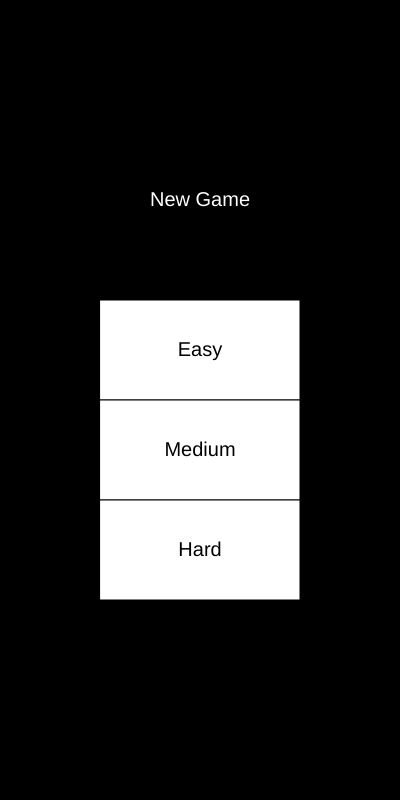
Frame 1 (no input)
Frame 60 (no input): identical to frame 1, image omitted
Frame 120 (the mouse pressed at the canvas centre since frame 60): identical to frame 1, image omitted

The p5.js sketch that drew this single still picture (run headless with seeded random() and noise() and a simulated clock; from frame 60 on, the mouse is pressed at the canvas centre):

// p5.js sketch
// ── sketch.js
const WIDTH = 400;
const HEIGHT = 800;

var BACKGROUNDCOLOUR;

var RED;
var BLUE;
var GREEN;
var YELLOW;
var NOCOLOUR;
var colours;

const NUMCOLOURS = 4;

const MAXROUNDS = 10;

class GameState {
  static MENU = new GameState(0);
  static GAME = new GameState(1);

  constructor(val) {
    this.id = val;
  }

  getState() {
    return id;
  }

  id;
};

var currentState;

var debugText = "";

var difficultyFactor = 0;

var correctColours;

var selectedColours;

var roundCounter;

var colourIndex = 0;

function defineGlobals() {
  currentState = GameState.MENU;
  RED = color(255, 0, 0);
  GREEN = color(0, 255, 0);
  BLUE = color(0, 0, 255);
  YELLOW = color(255, 255, 0);
  NOCOLOUR = color(255);
  colours = [RED, BLUE, GREEN, YELLOW];
  BACKGROUNDCOLOUR = color(0);
  roundCounter = 0;
  colourIndex = 0;
}

function drawMenu() {
  textAlign(CENTER, CENTER);
  fill(255);
  textSize(20);
  text("New Game", 200, 200);

  rect(100, 300, 200, 100);
  rect(100, 400, 200, 100);
  rect(100, 500, 200, 100);
  push();
  {
    fill(0);
    text("Easy", 200, 350)
    text("Medium", 200, 450)
    text("Hard", 200, 550)
  }
  pop();
}

function setupGame() {
  correctColours = new Array(difficultyFactor);

  for (let i = 0; i < difficultyFactor; i++) {
    correctColours[i] = floor(random(0, NUMCOLOURS));
  }
  selectedColours = new Array(MAXROUNDS);
  for (let i = 0; i < MAXROUNDS; i++) {
    selectedColours[i] = new Array(difficultyFactor);
    for (let j = 0; j < difficultyFactor; j++) {
      selectedColours[i][j] = NOCOLOUR;
    }

  }
}

function clearSelectedColours() {
  for (let i = 0; i < difficultyFactor; i++) {
    selectedColours[roundCounter][i] = NOCOLOUR;
  }
  colourIndex = 0;
}

function selectColour(colourVal) {
  if (colourIndex == difficultyFactor) {
    return;
  }
  selectedColours[roundCounter][colourIndex++] = colours[colourVal];
}


function drawGame() {
  for (let j = 0; j < MAXROUNDS + 1; j++) {
    let xVal = 50;
    let offsetVal = 200 / (difficultyFactor - 1);
    for (let i = 0; i < difficultyFactor; i++) {
      if (j == 0) {
        fill(colours[correctColours[i]]);
      }
      else {
        log(i, j);
        fill(selectedColours[j - 1][i]);
      }
      circle(xVal, 200 + (j * 35), 30);
      xVal = xVal + offsetVal;
    }
  }
  let xVal = 50;
  let offsetVal = 300 / (3);
  for (let i = 0; i < NUMCOLOURS; i++) {
    fill(colours[i]);
    circle(xVal, HEIGHT - 150, 100);
    xVal = xVal + offsetVal;
  }
  push();
  {
    fill(128);
    rect(0, HEIGHT - 100, 200, 100, 75);
    fill(107, 22, 162);
    rect(200, HEIGHT - 100, 200, 100, 75);
    fill(0);
    textSize(50);
    text("Clear", 100, HEIGHT - 50);
    text("Enter", 300, HEIGHT - 50);
  }
  pop();
}

function setup() {
  createCanvas(WIDTH, HEIGHT);
  defineGlobals();
}

function draw() {
  background(BACKGROUNDCOLOUR);
  if (currentState == GameState.MENU) {
    drawMenu();
  }
  if (currentState == GameState.GAME) {
    drawGame();
  }
  push();
  {
    fill(255, 0, 0);
    text(debugText, WIDTH / 2, HEIGHT - 100);
  }
  pop();
}


function mouseClicked() {
  if (currentState == GameState.MENU) {
    if (((mouseX > 100) && (mouseX < 300)) && ((mouseY > 300) && (mouseY < 600))) {
      let y = floor((mouseY - 300) / 100);
      switch (y) {
        case 0:
          difficultyFactor = 4;
          break;
        case 1:
          difficultyFactor = 5;
          break;
        case 2:
          difficultyFactor = 6;
          break;

        default:
          return;
      }
      currentState = GameState.GAME;
      setupGame();
    }
  }
  else if (currentState == GameState.GAME) {
    if (mouseY > HEIGHT - 200) {
      if (mouseY > HEIGHT - 100) {
        if (mouseX > 200) {
          debugText = "Enter";
        }
        else {
          clearSelectedColours();
        }
      }
      else {
        let button = floor(mouseX / 100);
        switch (button) {
          case 0:
            selectColour(0);
            break;
          case 1:
            selectColour(1);
            break;
          case 2:
            selectColour(2);
            break;
          case 3:
            selectColour(3);
            break;

          default:
            break;
        }
      }
    }

  }
}

function keyPressed() {
  if (key == 'r') {
    setup();
  }
  if (key == 'c') {
    debugText = "";
  }
}

// ── style.css
html, body {
  margin: 0;
  padding: 0;
  background-color: #121212 ;
}

main {
  display: flex;
  justify-content: center;
  height: 10%;
}

canvas {
  display: block;
  border: 2px solid #6b16a2;
}
